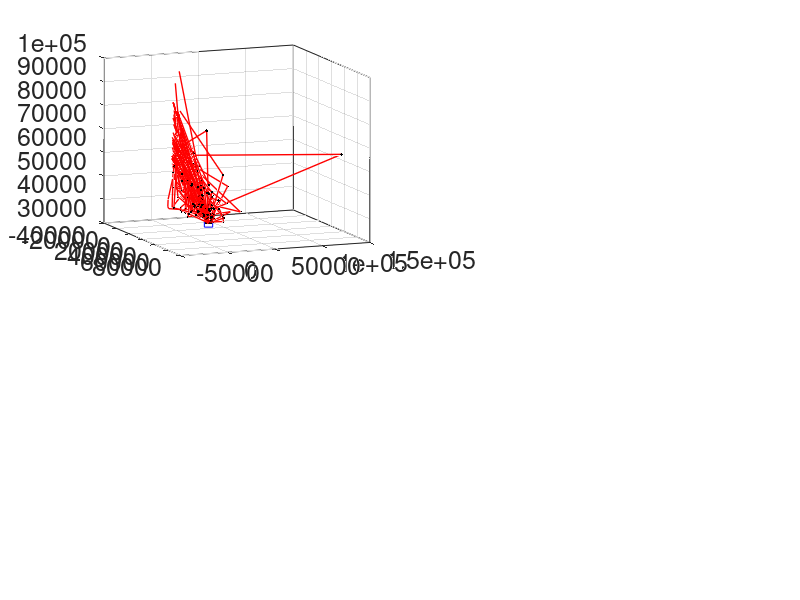

Reproduce this figure in MATLAB. (Note: this script raises an error after producing the figure.)
% by Wei Xu
% 07/08/2018
% plot Figure 2 in [Xu and Marshall, 2018]

clear; clc;

load('figure2.mat');

h1 = figure; 
set(h1,'color',[1 1 1]);
set(h1,'position',[180 600 1600 1280]);
set(h1,'defaultAxesFontSize',18);

% plot figure 2a
subplot(221); hold on; 
for i = 1:length(fig2a.x)
    ind = find(fig2a.x(i,:)~=0);
    plot3(fig2a.x(i,ind(1:2)),  fig2a.y(i,ind(1:2)),  fig2a.z(i,ind(1:2)),  'r', 'LineWidth',1);
    plot3(fig2a.x(i,ind(2:end-1)),fig2a.y(i,ind(2:end-1)),fig2a.z(i,ind(2:end-1)),'r.-', ...
    'LineWidth',1,'MarkerEdgeColor','k','MarkerFaceColor','k','MarkerSize',6)
    plot3(fig2a.x(i,ind(end-1:end)),fig2a.y(i,ind(end-1:end)),fig2a.z(i,ind(end-1:end)),'r-', ...
    'LineWidth',1);
end
plot3(fig2a.detector(1),fig2a.detector(2),fig2a.detector(3),'bs');
grid on; box on; view(68, 12);
ax = gca;
ax.BoxStyle = 'full';
xlabel('x (km)')
set(gca, 'XLim',[-100e3 100e3]);
ylabel('y (km)')
set(gca, 'YLim',[-50e3 150e3]);
zlabel('z (km)')
set(gca, 'ZLim',[20e3 100e3]);

% plot figure 2b
[ee aa] = meshgrid(fig2b.azi, fig2b.ele);
logXimage = log10(fig2b.ximage); 
cbar = 4:0.02:10.5;
logXimage(isinf(logXimage)==1) = min(cbar);
logXimage(logXimage<min(cbar)) = min(cbar);
subplot(222);
[C h] = contourf(ee, aa, logXimage, cbar);
colorbar('eastoutside','YTick',[4 6 8 10],'YTickLabel',{'10^{4}' '10^{6}' '10^{8}' '10^{10}'});
set(h,'LineColor','none');
colormap('jet'); 
caxis([min(cbar) max(cbar)]);
xlabel('Azimuth (deg)')
ylabel('Elevation (deg)')
set(gca, 'XLim',[-180 180]);
set(gca, 'XMinorTick','on');
set(gca, 'XTick', [-180 -120 -60 0 60 120 180]);
set(gca, 'YLim',[0 90]);
set(gca, 'YMinorTick','on');
set(gca, 'YTick', [0 30 60 90]);

% plot figure 2c
subplot(223); hold on; 
for i = 1:length(fig2c.x)
    ind = find(fig2c.x(i,:)~=0);
    plot3(fig2c.x(i,ind(1:2)),  fig2c.y(i,ind(1:2)),  fig2c.z(i,ind(1:2)),  'r', 'LineWidth',1);
    plot3(fig2c.x(i,ind(2:end-1)),fig2c.y(i,ind(2:end-1)),fig2c.z(i,ind(2:end-1)),'r.-', ...
    'LineWidth',1,'MarkerEdgeColor','k','MarkerFaceColor','k','MarkerSize',6)
    plot3(fig2c.x(i,ind(end-1:end)),fig2c.y(i,ind(end-1:end)),fig2c.z(i,ind(end-1:end)),'r-', ...
    'LineWidth',1);
end
plot3(fig2c.detector(1),fig2c.detector(2),fig2c.detector(3),'bs');
grid on; box on; view(36, 25);
ax = gca;
ax.BoxStyle = 'full';
xlabel('x (km)')
set(gca, 'XLim',[-100e3 300e3]);
ylabel('y (km)')
set(gca, 'YLim',[-200e3 200e3]);
zlabel('z (km)')
set(gca, 'ZLim',[0 500e3]);

% plot figure 2d
[ee aa] = meshgrid(fig2d.azi, fig2d.ele);
logXimage = log10(fig2d.ximage); 
cbar = 4:0.02:10.5;
logXimage(isinf(logXimage)==1) = min(cbar);
logXimage(logXimage<min(cbar)) = min(cbar);
subplot(224);
[C h] = contourf(ee, aa, logXimage, cbar);
colorbar('eastoutside','YTick',[4 6 8 10],'YTickLabel',{'10^{4}' '10^{6}' '10^{8}' '10^{10}'});
set(h,'LineColor','none');
colormap('jet'); 
caxis([min(cbar) max(cbar)]);
xlabel('Azimuth (deg)')
ylabel('Elevation (deg)')
set(gca, 'XLim',[-180 180]);
set(gca, 'XMinorTick','on');
set(gca, 'XTick', [-180 -120 -60 0 60 120 180]);
set(gca, 'YLim',[-90 0]);
set(gca, 'YMinorTick','on');
set(gca, 'YTick', [-90 -60 -30 0]);



